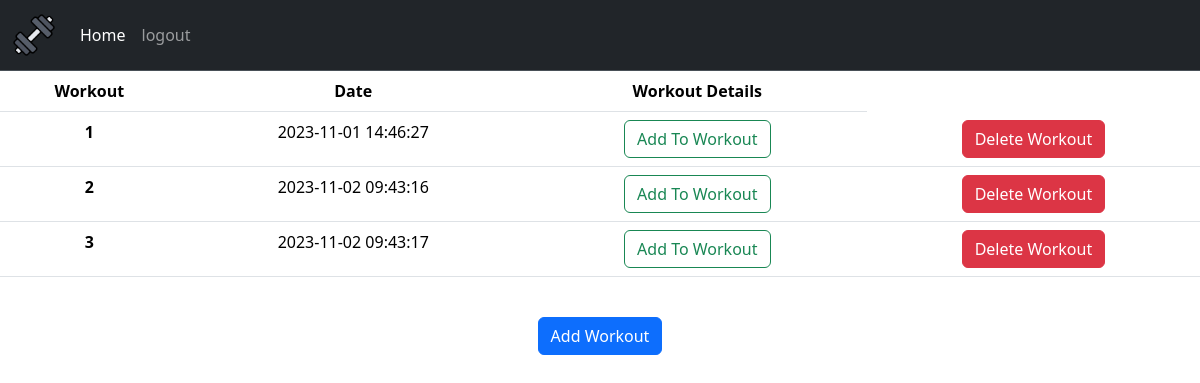
Page / (signed in) on the earlier database version.
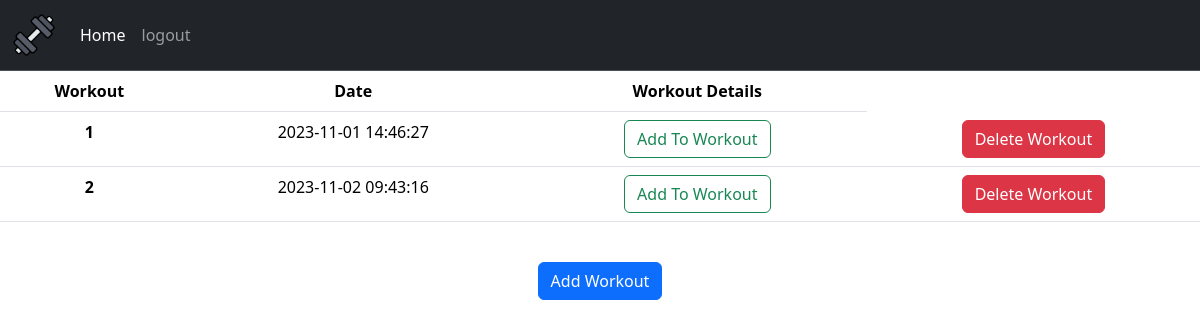
Same page on the later database version.
### webapp/tables.py (models this page shows)
class Workout(db.Model):
    id = db.Column(db.Integer, primary_key = True)
    date = db.Column(db.DateTime(timezone=True), default = func.now())
    user_id = db.Column(db.Integer, db.ForeignKey('user.id'))
    workout_number = db.Column(db.Integer, nullable=False, unique=False)

### webapp/routes.py (the view)
@routes.route("/", methods=["GET", "POST"])
@login_required
def index():
    if request.method == "POST":
        new_workout = Workout(user_id = current_user.id)
        db.session.add(new_workout)
        db.session.commit()
    workouts = db.session.query(Workout).filter_by(user_id = current_user.id).order_by(Workout.date).all()
    return render_template("index.html", workouts=workouts)

### webapp/templates/index.html (shortened to what this page needs)
{% extends "layout.html" %}
{% block main %}
<div class="containter-fluid fs-6">
    <table class="table text-sm-center">
        <thead>
            <tr>
                <th scope="col">Workout</th>
                <th scope="col">Date</th>
                <th scope="col">Workout Details</th>
            </tr>
        </thead>
        {% for workout in workouts %}
        <tr>
            <th scope="row">{{ workout.workout_number}}</th>
            <td>{{ workout.date }}</td>
            <td><a href="/workout/{{ workout.id }}" class="btn btn-outline-success">Add To Workout</a></td>
            <td><a href="/delete_w/{{ workout.id }}" class="btn btn-danger">Delete Workout</a></td>
        </tr>
        {% endfor %}
    </table>
    <br>
    <div class="container text-center">
        <form action="/" method="post">
            <button class="btn btn-primary" type="submit" >Add Workout</button>
        </form>
    </div>
</div>
{% endblock %}

### webapp/templates/layout.html (shortened to what this page needs)
<!DOCTYPE html>
<html>
  <head>
    <link
      href="https://cdn.jsdelivr.net/npm/bootstrap@5.3.2/dist/css/bootstrap.min.css"
      rel="stylesheet"
    />
    <link rel="stylesheet" href="{{ url_for('static', filename='styles.css') }}" />
  </head>
  <body>
    <nav
      class="navbar navbar navbar-expand-lg bg-dark border-bottom border-body"
      data-bs-theme="dark"
    >
      <div class="container-fluid">
        <a class="navbar-brand" href="/">
          <img src="{{ url_for('static', filename='icon.png') }}" wdith="50" height="44" alt="Workout Icon">
        </a>
        <div class="collapse navbar-collapse" id="navbarNavAltMarkup">
          <div class="navbar-nav">
            {% if current_user.is_authenticated %}
            <a
              class="nav-link active"
              aria-current="page"
              href="{{ url_for('routes.index') }}"
              >Home</a
            >
            <a class="nav-link" href="{{ url_for('auth.logout') }}">logout</a>
            {% else %}
            <a class="nav-link" href="{{ url_for('auth.login') }}">Login</a>
            <a class="nav-link" href="{{ url_for('auth.register') }}"
              >Register</a
            >
            {% endif %}
          </div>
        </div>
      </div>
    </nav>
    <main>{% block main %}{% endblock %}</main>
  </body>
</html>

Differences in the rows shown:
removed Workout: workout_number "3", date "2023-11-02 09:43:17"
